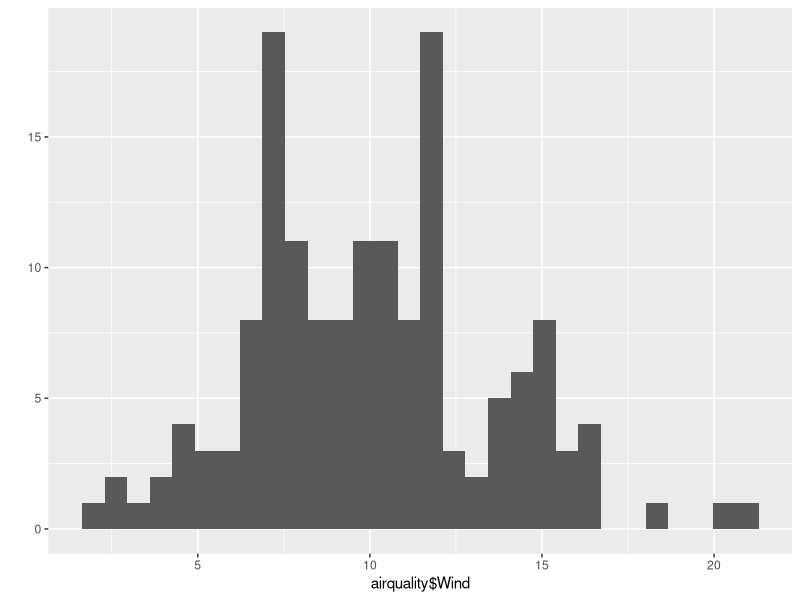
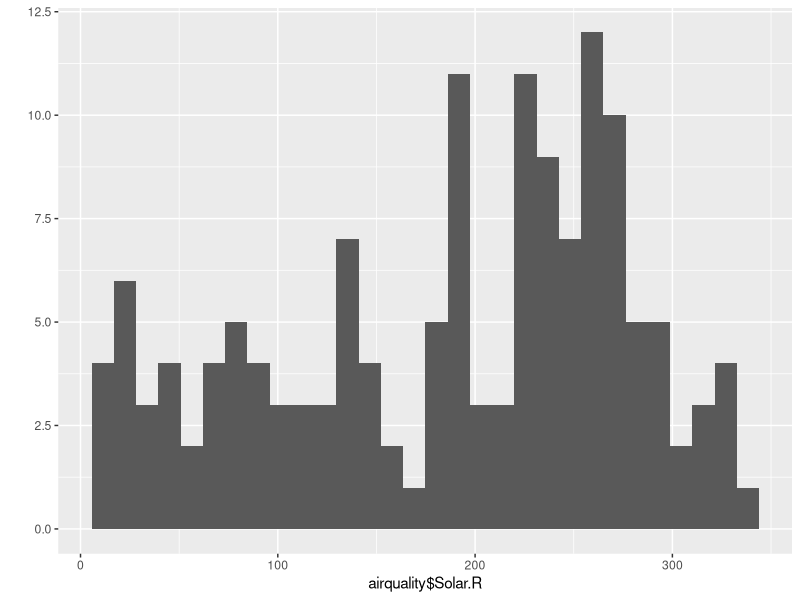

Recreate these plots in R, in order.
library(tidyverse)
?airquality
View(airquality)

qplot(airquality$Wind, geom = "histogram")
t.test(airquality$Wind, mu = 9)

qplot(airquality$Solar.R, geom = "histogram")
t.test(airquality$Solar.R, 
       mu = 175, 
       alternative = "greater")
